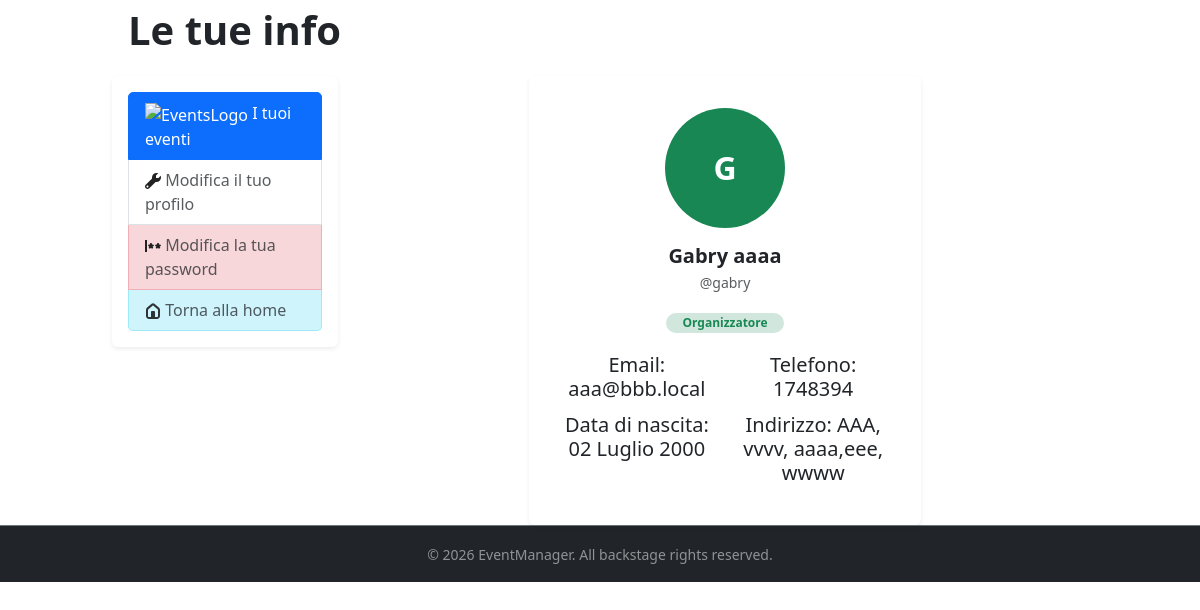
Page /profile/ (signed in) on the committed database.
### apps/account/models.py (models this page shows, shortened)
class Account(AbstractUser, BaseModel):
    username = models.CharField(max_length=30, unique=True)
    first_name = models.CharField(max_length=100)
    last_name = models.CharField(max_length=100)
    birth_date = models.DateField(validators=[check_mayor])
    address = models.ForeignKey(Address, on_delete=models.CASCADE, blank=True, null=True)
    email = models.EmailField()
    phone = models.CharField(max_length=10, blank=True, null=True)
    is_organizer = models.BooleanField(default=False)
    profile_image = models.ImageField(upload_to='img/profile_images', blank=True, null=True)
    main_category = models.ForeignKey('events.Category', on_delete=models.PROTECT, blank=True, null=True, related_name='organizer_category')
    stage_name = models.CharField(max_length=30, blank=True, null=True)
    organizer_description = models.TextField(blank=True, null=True)
    REQUIRED_FIELDS = ['first_name', 'last_name', 'birth_date']

class Address(models.Model):
    street_address = models.CharField(max_length=100)
    city = models.CharField(max_length=100)
    region = models.CharField(max_length=100)
    state = models.CharField(max_length=100)
    zip_code = models.CharField(max_length=10)

### apps/account/views.py (the view)
# urls.py: path('profile/', views.AccountDetailView.as_view(), name='profile'),
class AccountDetailView(LoginRequiredMixin, DetailView):
    model = Account
    template_name = 'account/profile.html'
    context_object_name = 'account'
    def get_object(self):
        return Account.objects.select_related('address').get(pk=self.request.user.pk)

### templates/account/profile.html (shortened to what this page needs)
{% extends 'base.html' %}
{% block content %}
    <p class="text-start fw-bold fs-1 ps-3">Le tue info</p>
        <div class="row">
        <aside class="col-md-3 d-none d-md-block">
            <div class="card shadow-sm border-0 p-3 sticky-top">
                {% include 'account/includes/_sidebar_content.html' %}
            </div>
        </aside>
        <div class="col-md-5 col-12 mx-auto profile-main-infos">
            <div class="card shadow-sm border-0 p-3 text-center">
                <div class="card-body">
                    {% if account.profile_image %}
                        <img src="{{ account.profile_image.url }}"
                             class="rounded-circle img-thumbnail mx-auto mb-3"
                             alt="Avatar">
                    {% else %}
                        <div class="bg-success text-white rounded-circle mx-auto mb-3 d-flex align-items-center justify-content-center fw-bold profile-logo">
                            {{ account.username|slice:":1"|upper }}
                        </div>
                    {% endif %}
                    <h5 class="fw-bold mb-1">{{ account.first_name }} {{ account.last_name }}</h5>
                    <p class="text-muted small mb-3">@{{ account.username }}</p>
                    <span class="badge bg-success-subtle text-success rounded-pill px-3 py-1.5">
                        {% if account.is_organizer %}Organizzatore{% else %}Partecipante{% endif %}
                    </span>
                    <div class="row">
                        <div class="col-md-6 col-12 pt-3">
                            <h5 class="mb-1 py-1">Email: {{ account.email }}</h5>
                            <h5 class="mb-1 py-1">Data di nascita: {{ account.birth_date }}</h5>
                        </div>
                        <div class="col-md-6 col-12 pt-3">
                            <h5 class="mb-1 py-1">Telefono: {{ account.phone }}</h5>
                            <h5 class="mb-1 py-1">
                                {% if account.address %}
                                    Indirizzo: {{ account.address.street_address }}, {{ account.address.city }},
                                    {{ account.address.region }},{{ account.address.state }}, {{ account.address.zip_code }}
                                {% else %}
                                    Nessun indirizzo salvato
                                {% endif %}
                            </h5>
                        </div>
                    </div>
                </div>
            </div>
        </div>
    </div>
{% endblock %}

### static/css/custom.css (style rules this page uses)
html, body { overscroll-behavior-y: none; }
.profile-main-infos .card-body img, .profile-logo { width: 120px; height: 120px; object-fit: cover; font-size: 2rem; }

### rows in the picture
Account: username "G", first_name "Gabry", last_name "aaaa", username "gabry", email "aaa@bbb.local", birth_date "02 Luglio 2000", phone "1748394", address.street_address "AAA", address.city "vvvv", address.region "aaaa", address.state "eee", address.zip_code "wwww"
